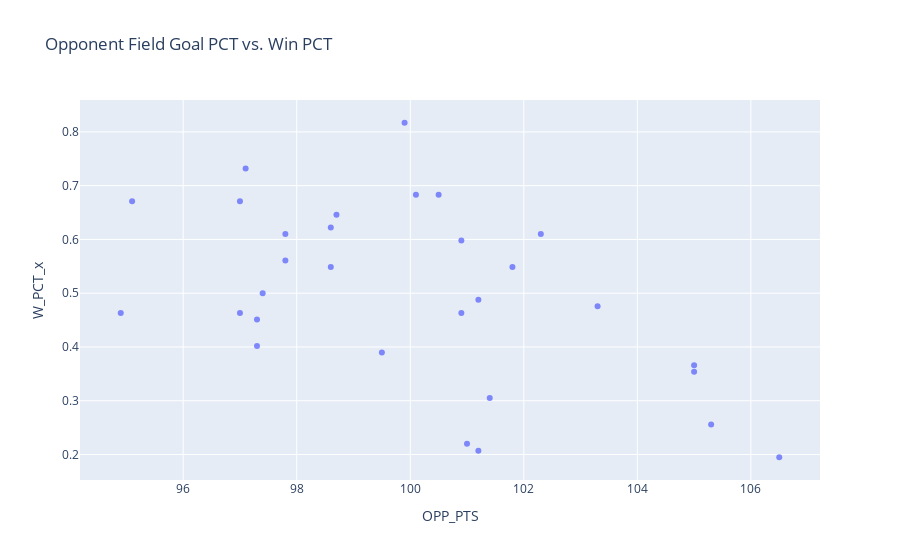

This figure's notebook cell:
### Code cell
fig = px.scatter(updated_df, x='OPP_PTS', y='W_PCT_x', opacity=0.8, title='Opponent Field Goal PCT vs. Win PCT')
fig.show()

### Figure 1 — Plotly figure (JSON) as saved in the notebook; plotly's stock layout.template omitted (floating-point values rounded to 4 significant figures)
{"data": [{"hovertemplate": "OPP_PTS=%{x}<br>W_PCT_x=%{y}<extra></extra>", "legendgroup": "", "marker": {"color": "#636efa", "opacity": 0.8, "symbol": "circle"}, "mode": "markers", "name": "", "orientation": "v", "showlegend": false, "type": "scatter", "x": [97.1, 101.2, 100.9, 97.3, 97.8, 98.7, 102.3, 105, 99.5, 99.9, 100.5, 97, 100.1, 105.3, 95.1, 97.3, 97.4, 106.5, 98.6, 101.2, 101.8, 101.4, 101, 103.3, 98.6, 105, 97, 100.9, 94.9, 97.8], "xaxis": "x", "y": [0.732, 0.488, 0.463, 0.402, 0.61, 0.646, 0.61, 0.366, 0.39, 0.817, 0.683, 0.463, 0.683, 0.256, 0.671, 0.451, 0.5, 0.195, 0.549, 0.207, 0.549, 0.305, 0.22, 0.476, 0.622, 0.354, 0.671, 0.598, 0.463, 0.561], "yaxis": "y"}], "layout": {"legend": {"tracegroupgap": 0}, "title": {"text": "Opponent Field Goal PCT vs. Win PCT"}, "xaxis": {"anchor": "y", "domain": [0, 1], "title": {"text": "OPP_PTS"}}, "yaxis": {"anchor": "x", "domain": [0, 1], "title": {"text": "W_PCT_x"}}}}
